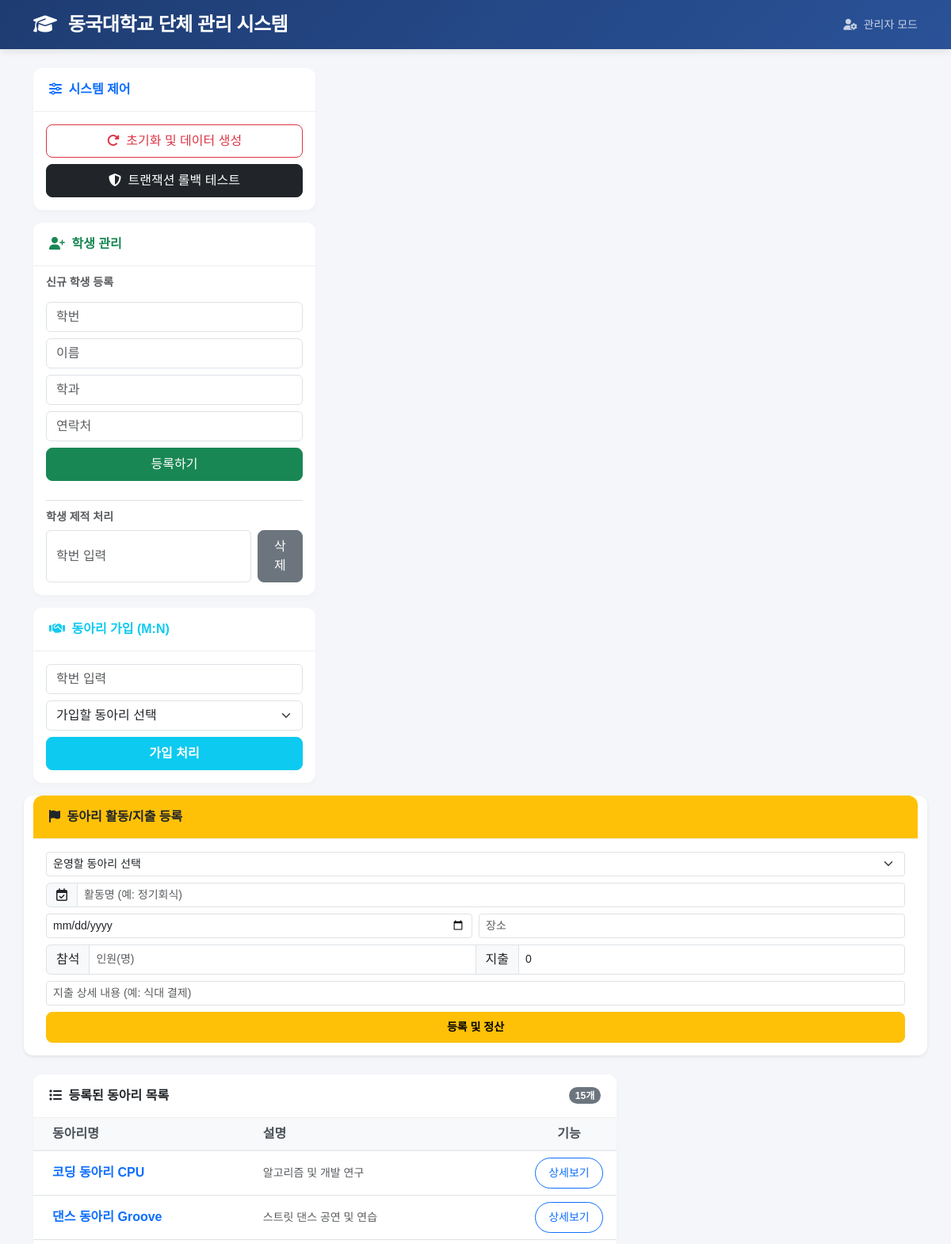
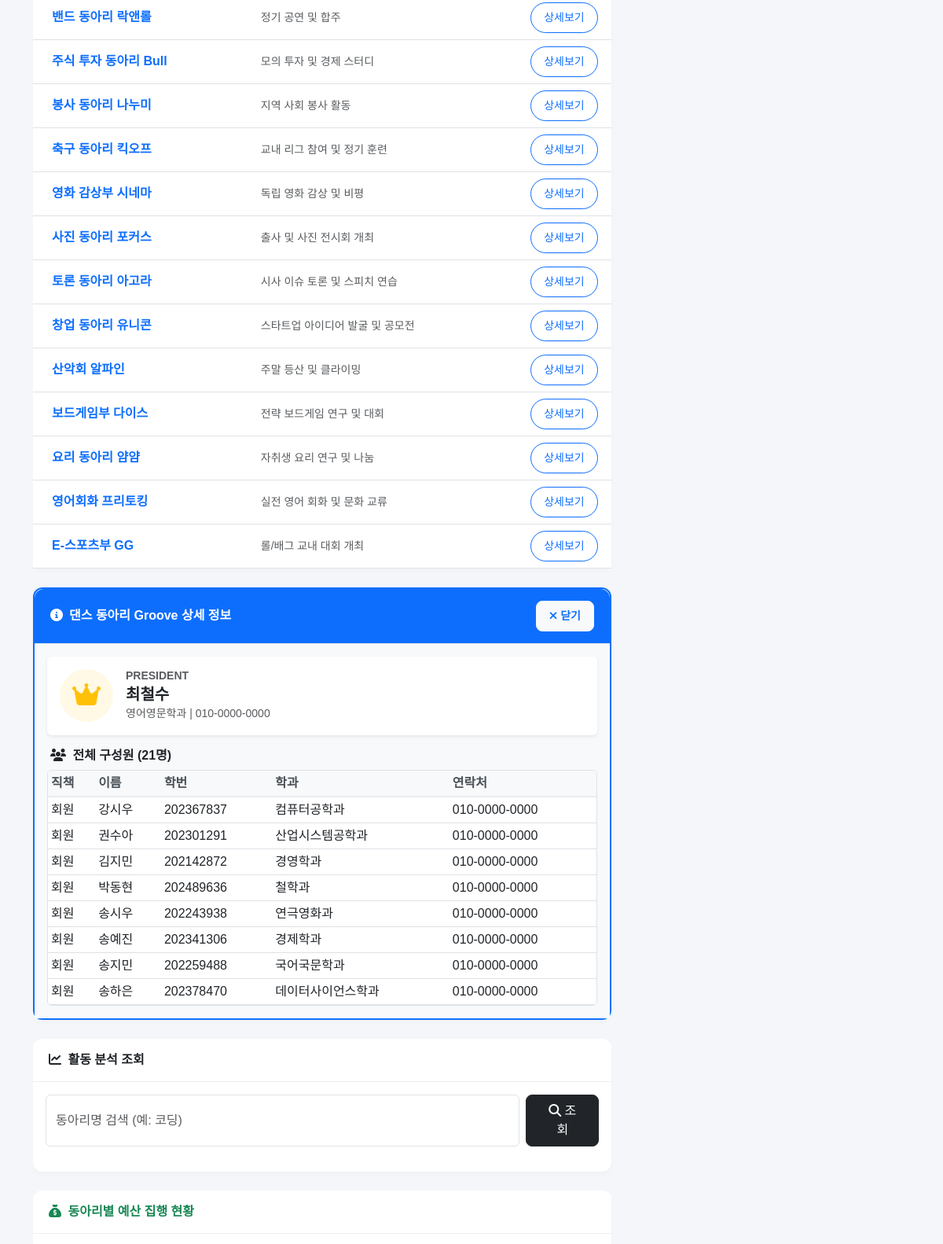
The page /club/2 (upper part) on the database its author committed (2 pictures, top to bottom).
### tables this page shows
CREATE TABLE Club (
    club_id INTEGER PRIMARY KEY AUTOINCREMENT,
    club_name VARCHAR(100) NOT NULL,
    president_id VARCHAR(10),
    description TEXT,
    FOREIGN KEY (president_id) REFERENCES Student(student_id)
);

CREATE TABLE Student (
    student_id VARCHAR(10) PRIMARY KEY,
    name VARCHAR(30) NOT NULL,
    department VARCHAR(50),
    email VARCHAR(100) NOT NULL,
    phone VARCHAR(15)
);

CREATE TABLE Membership (
    student_id VARCHAR(10),
    club_id INTEGER,
    role VARCHAR(20),
    join_date DATE,
    PRIMARY KEY (student_id, club_id),
    FOREIGN KEY (student_id) REFERENCES Student(student_id),
    FOREIGN KEY (club_id) REFERENCES Club(club_id)
);

### app.py (the view)
@app.route('/club/<int:club_id>')
def club_detail(club_id):
    data = db.get_club_details(club_id)
    return render_template('index.html',
                           clubs=db.get_all_clubs(),
                           detail_data=data,
                           budget_data=db.get_budget_status())

### db_manager.py (called while the page is built)
def get_conn():
    return sqlite3.connect(cfg.DB_PATH)

def get_all_clubs():
    conn = get_conn()
    df = pd.read_sql("SELECT * FROM Club", conn)
    conn.close()
    return df.to_dict('records')

def get_budget_status():
    conn = get_conn()
    sql = """
    SELECT
        c.club_name,
        b.total_amount,
        IFNULL(SUM(e.amount), 0) as used_amount,
        (b.total_amount - IFNULL(SUM(e.amount), 0)) as balance,
        ROUND((CAST(IFNULL(SUM(e.amount), 0) AS FLOAT) / b.total_amount) * 100, 1) as rate
    FROM Budget b
    JOIN Club c ON b.club_id = c.club_id
    LEFT JOIN Expense e ON b.budget_id = e.budget_id
    GROUP BY b.budget_id
    ORDER BY used_amount DESC
    """
    df = pd.read_sql(sql, conn)
    conn.close()
    return df.to_dict('records')

### templates/index.html (shortened to what this page needs)
<!DOCTYPE html>
<html lang="ko">
<head>
    <link href="https://cdnjs.cloudflare.com/ajax/libs/font-awesome/6.4.0/css/all.min.css" rel="stylesheet">
    <link href="https://cdn.jsdelivr.net/npm/bootstrap@5.3.0/dist/css/bootstrap.min.css" rel="stylesheet">
</head>
<body>
    <nav class="navbar navbar-expand-lg navbar-dark navbar-custom mb-4">
        <div class="container">
            <a class="navbar-brand" href="/">
                <i class="fa-solid fa-graduation-cap me-2"></i>
                동국대학교 단체 관리 시스템
            </a>
            <div class="text-white opacity-75">
                <small><i class="fa-solid fa-user-gear me-1"></i> 관리자 모드</small>
            </div>
        </div>
    </nav>
    <div class="container">
        <div class="row g-4">
            <div class="col-md-4">
                <div class="card mb-3">
                    <div class="card-header text-primary">
                        <i class="fa-solid fa-sliders me-1"></i> 시스템 제어
                    </div>
                    <div class="card-body">
                        <form action="/init" method="post" class="mb-2">
                            <button class="btn btn-outline-danger w-100">
                                <i class="fa-solid fa-rotate-right me-1"></i> 초기화 및 데이터 생성
                            </button>
                        </form>
                        <form action="/test/rollback" method="post">
                            <button class="btn btn-dark w-100">
                                <i class="fa-solid fa-shield-halved me-1"></i> 트랜잭션 롤백 테스트
                            </button>
                        </form>
                    </div>
                </div>
                <div class="card mb-3">
                    <div class="card-header text-success">
                        <i class="fa-solid fa-user-plus me-1"></i> 학생 관리
                    </div>
                    <div class="card-body">
                        <h6 class="card-subtitle mb-3 text-muted small fw-bold">신규 학생 등록</h6>
                        <form action="/student/add" method="post" class="mb-4">
                            <input name="s_id" class="form-control mb-2" placeholder="학번" required>
                            <input name="name" class="form-control mb-2" placeholder="이름" required>
                            <input name="dept" class="form-control mb-2" placeholder="학과" required>
                            <input name="phone" class="form-control mb-2" placeholder="연락처" required>
                            <button class="btn btn-success w-100">등록하기</button>
                        </form>
                        <div class="border-top pt-3">
                            <h6 class="card-subtitle mb-2 text-muted small fw-bold">학생 제적 처리</h6>
                            <form action="/student/delete" method="post" class="d-flex gap-2">
                                <input name="s_id" class="form-control" placeholder="학번 입력" required>
                                <button class="btn btn-secondary">삭제</button>
                            </form>
                        </div>
                    </div>
                </div>
                <div class="card">
                    <div class="card-header text-info">
                        <i class="fa-solid fa-handshake me-1"></i> 동아리 가입 (M:N)
                    </div>
                    <div class="card-body">
                        <form action="/club/join" method="post">
                            <input name="s_id" class="form-control mb-2" placeholder="학번 입력" required>
                            <select name="c_id" class="form-select mb-2">
                                <option value="" disabled selected>가입할 동아리 선택</option>
                            </select>
                            <button class="btn btn-info text-white w-100 fw-bold">가입 처리</button>
                        </form>
                    </div>
                </div>
            </div>
            <div class="card shadow-sm border-warning mt-3">
    <div class="card-header bg-warning text-dark fw-bold">
        <i class="fa-solid fa-flag me-1"></i> 동아리 활동/지출 등록
    </div>
    <div class="card-body">
        <form action="/club/activity/add" method="post">
            <select name="c_id" class="form-select mb-2 form-select-sm" required>
                <option value="" disabled selected>운영할 동아리 선택</option>
            </select>
            <div class="input-group mb-2">
                <span class="input-group-text"><i class="fa-regular fa-calendar-check"></i></span>
                <input type="text" name="act_name" class="form-control form-control-sm" placeholder="활동명 (예: 정기회식)" required>
            </div>
            <div class="row g-2 mb-2">
                <div class="col-6">
                    <input type="date" name="act_date" class="form-control form-control-sm" required>
                </div>
                <div class="col-6">
                    <input type="text" name="location" class="form-control form-control-sm" placeholder="장소" required>
                </div>
            </div>
            <div class="input-group mb-2">
                <span class="input-group-text small">참석</span>
                <input type="number" name="attendee_cnt" class="form-control form-control-sm" placeholder="인원(명)" min="0" required>
                <span class="input-group-text small">지출</span>
                <input type="number" name="amount" class="form-control form-control-sm" placeholder="금액(원)" min="0" value="0">
            </div>
            <input name="desc" class="form-control form-control-sm mb-2" placeholder="지출 상세 내용 (예: 식대 결제)">
            <button class="btn btn-warning w-100 btn-sm fw-bold">등록 및 정산</button>
        </form>
    </div>
</div>
            <div class="col-md-8">
                <div class="card mb-4">
                    <div class="card-header d-flex justify-content-between align-items-center">
                        <span><i class="fa-solid fa-list me-1"></i> 등록된 동아리 목록</span>
                        <span class="badge bg-secondary rounded-pill">{{ clubs|length }}개</span>
                    </div>
                    <div class="card-body p-0">
                        <table class="table table-hover align-middle mb-0">
                            <thead>
                                <tr>
                                    <th class="ps-4">동아리명</th>
                                    <th>설명</th>
                                    <th class="text-center" style="width: 120px;">기능</th>
                                </tr>
                            </thead>
                            <tbody>
                                {% for club in clubs %}
                                <tr>
                                    <td class="ps-4 fw-bold text-primary">{{ club.club_name }}</td>
                                    <td class="text-muted small">{{ club.description }}</td>
                                    <td class="text-center">
                                        <a href="/club/{{ club.club_id }}" class="btn btn-sm btn-outline-primary rounded-pill px-3">
                                            상세보기
                                        </a>
                                    </td>
                                </tr>
                                {% endfor %}
                            </tbody>
                        </table>
                    </div>
                </div>
                {% if detail_data %}
                <div class="card mb-4 border border-2 border-primary">
                    <div class="card-header bg-primary text-white d-flex justify-content-between align-items-center">
                        <span class="fw-bold"><i class="fa-solid fa-circle-info me-2"></i>{{ detail_data.info.club_name }} 상세 정보</span>
                        <a href="/" class="btn btn-sm btn-light text-primary fw-bold"><i class="fa-solid fa-xmark me-1"></i>닫기</a>
                    </div>
                    <div class="card-body bg-light">
                        <div class="d-flex align-items-center bg-white p-3 rounded shadow-sm mb-3">
                            <div class="bg-warning bg-opacity-10 p-3 rounded-circle me-3 text-warning">
                                <i class="fa-solid fa-crown fa-2x"></i>
                            </div>
                            <div>
                                <h6 class="text-uppercase text-muted small fw-bold mb-1">President</h6>
                                <h5 class="fw-bold mb-0">{{ detail_data.info.president_name }}</h5>
                                <small class="text-muted">{{ detail_data.info.president_dept }} | {{ detail_data.info.president_phone }}</small>
                            </div>
                        </div>
                        <h6 class="fw-bold mb-2 ps-1"><i class="fa-solid fa-users me-1"></i> 전체 구성원 ({{ detail_data.members|length }}명)</h6>
                        <div class="table-responsive bg-white rounded border" style="max-height: 300px; overflow-y: auto;">
                            <table class="table table-sm table-hover mb-0">
                                <thead class="table-light sticky-top">
                                    <tr><th>직책</th><th>이름</th><th>학번</th><th>학과</th><th>연락처</th></tr>
                                </thead>
                                <tbody>
                                    {% for m in detail_data.members %}
                                    <tr class="{{ 'table-warning fw-bold' if m.role == '회장' else '' }}">
                                        <td>
                                            {{ m.role }}
                                        </td>
                                        <td>{{ m.name }}</td>
                                        <td>{{ m.student_id }}</td>
                                        <td>{{ m.department }}</td>
                                        <td>{{ m.phone }}</td>
                                    </tr>
                                    {% endfor %}
                                </tbody>
                            </table>
                        </div>
                    </div>
                </div>
                {% endif %}
                <div class="card mb-4">
                    <div class="card-header">
                        <i class="fa-solid fa-chart-line me-1"></i> 활동 분석 조회
                    </div>
                    <div class="card-body">
                        <form action="/analysis" class="d-flex mb-3 gap-2">
                            <input name="keyword" class="form-control" placeholder="동아리명 검색 (예: 코딩)" value="{{ keyword }}">
                            <button class="btn btn-dark px-4"><i class="fa-solid fa-magnifying-glass"></i> 조회</button>
                        </form>
                    </div>
                </div>
                <div class="card border-success border-top-0 border-end-0 border-bottom-0 border-start-4">
                    <div class="card-header bg-white text-success fw-bold">
                        <i class="fa-solid fa-sack-dollar me-1"></i> 동아리별 예산 집행 현황
                    </div>
                    <div class="card-body">
                    </div>
                </div>
            </div>
        </div>
    </div>
</body>
</html>

### templates/index.html (style rules this page uses)
body { font-family: 'Noto Sans KR', sans-serif; background-color: #f4f6f9; color: #333; }
.navbar-custom { background: linear-gradient(135deg, #1e3c72 0%, #2a5298 100%); box-shadow: 0 2px 10px rgba(0,0,0,0.1); }
.navbar-brand { font-weight: 700; font-size: 1.5rem; letter-spacing: -0.5px; }
.card { border: none; border-radius: 12px; box-shadow: 0 4px 6px rgba(0,0,0,0.02); transition: all 0.3s ease; }
.card-header { background-color: white; border-bottom: 1px solid #eee; font-weight: 600; padding: 15px 20px; border-radius: 12px 12px 0 0 !important; }
.btn { border-radius: 8px; font-weight: 500; padding: 8px 16px; }
.table thead th { background-color: #f8f9fa; border-bottom: 2px solid #e9ecef; color: #495057; font-weight: 600; }

### rows shown on the page
Club: club_name "코딩 동아리 CPU", description "알고리즘 및 개발 연구"
Club: club_name "댄스 동아리 Groove", description "스트릿 댄스 공연 및 연습", info.club_name "댄스 동아리 Groove"
Club: club_name "밴드 동아리 락앤롤", description "정기 공연 및 합주"
Club: club_name "주식 투자 동아리 Bull", description "모의 투자 및 경제 스터디"
Club: club_name "봉사 동아리 나누미", description "지역 사회 봉사 활동"
Club: club_name "축구 동아리 킥오프", description "교내 리그 참여 및 정기 훈련"
Club: club_name "영화 감상부 시네마", description "독립 영화 감상 및 비평"
Club: club_name "사진 동아리 포커스", description "출사 및 사진 전시회 개최"
Club: club_name "토론 동아리 아고라", description "시사 이슈 토론 및 스피치 연습"
Club: club_name "창업 동아리 유니콘", description "스타트업 아이디어 발굴 및 공모전"
Club: club_name "산악회 알파인", description "주말 등산 및 클라이밍"
Club: club_name "보드게임부 다이스", description "전략 보드게임 연구 및 대회"
Club: club_name "요리 동아리 얌얌", description "자취생 요리 연구 및 나눔"
Club: club_name "영어회화 프리토킹", description "실전 영어 회화 및 문화 교류"
Club: club_name "E-스포츠부 GG", description "롤/배그 교내 대회 개최"
Student: info.president_name "최철수", info.president_dept "영어영문학과", info.president_phone "010-0000-0000"
Membership: role "회원", name "강시우", student_id "202367837", department "컴퓨터공학과", phone "010-0000-0000"
Membership: role "회원", name "권수아", student_id "202301291", department "산업시스템공학과", phone "010-0000-0000"
Membership: role "회원", name "김지민", student_id "202142872", department "경영학과", phone "010-0000-0000"
Membership: role "회원", name "박동현", student_id "202489636", department "철학과", phone "010-0000-0000"
Membership: role "회원", name "송시우", student_id "202243938", department "연극영화과", phone "010-0000-0000"
Membership: role "회원", name "송예진", student_id "202341306", department "경제학과", phone "010-0000-0000"
Membership: role "회원", name "송지민", student_id "202259488", department "국어국문학과", phone "010-0000-0000"
Membership: role "회원", name "송하은", student_id "202378470", department "데이터사이언스학과", phone "010-0000-0000"

### other values the page prints
{{ clubs|length }} "15"
{{ detail_data.members|length }} "21"
